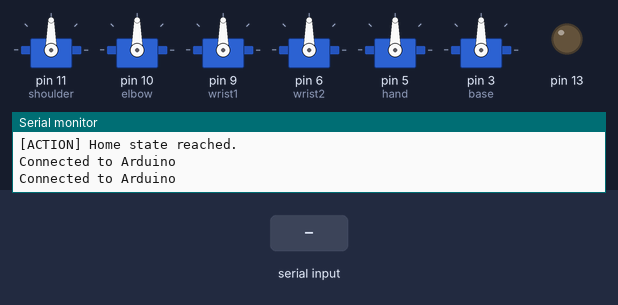
This sketch was run on a simulated Arduino Uno, built with avr-gcc and run on an emulated ATmega328P. Shown: 6 × servo, output pins drawn as LEDs (lit = HIGH), the last lines printed to the serial monitor. Dashed ring = blinking. The test bench sets the inputs (shaded band).

Above: at 3.6 s.
3.7 s: "2\n" received over Serial
At 4.8 s:
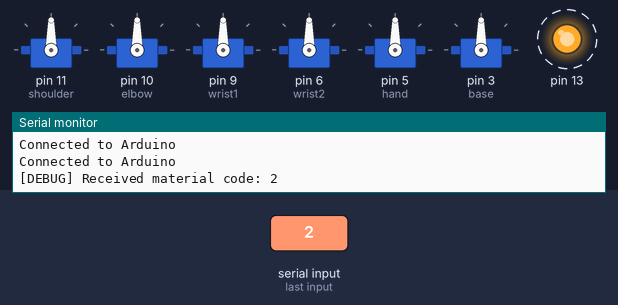
Timing chart, 0 to 7.4 s (numbered marks = the images above; inputs shaded):
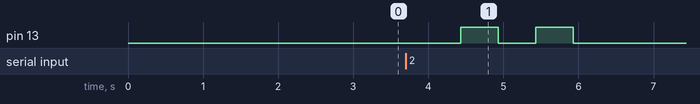

Measured:
- after the input at 3.7 s, pin 13: alternates HIGH for 0.50 s and LOW for 0.50 s, 4 changes in all, then stays LOW, starting after 0.73 s

The sketch:

newprogramwaste.ino
```cpp
/*
   This code is used to control the robotic arm based on the inputs from the
   Raspberry Pi. The Raspberry Pi will detect the recycle and will tell the Arduino
   to move the robotic arm in the location the object is detected at. Based on
   the material, the robotic arm will place the object in the correct location.

   PROTOCOL: Python sends a single integer (1-5) representing the material:
     1 = cardboard, 2 = glass, 3 = metal, 4 = paper, 5 = plastic
   Arduino uses a fixed pickup position (distance preset 1) and rotates base
   to the correct drop-off bin based on material.
*/

// add Servo library
#include <Servo.h>

// ====== Configuration Constants ======
// Servo angle limits (clamp to safe range)
const int SERVO_MIN = 0;
const int SERVO_MAX = 180;

// Drop-off base angles for each material bin
const int BIN_CARDBOARD = 0;
const int BIN_GLASS = 45;
const int BIN_METAL = 90;
const int BIN_PAPER = 135;
const int BIN_PLASTIC = 180;

// create variables to store data from RPI
int material = 0;

// create variables to store servo positions
int shoulderPos = 90;
int elbowPos = 90;
int wrist1Pos = 90;
int wrist2Pos = 90;
int handPos = 90;
int basePos = 90;

// create Servo objects to control servos
Servo shoulder;
Servo elbow;
Servo wrist1;
Servo wrist2;
Servo hand;
Servo base;

// ====== Helper: Clamp angle to safe range ======
int clampAngle(int angle) {
  if (angle < SERVO_MIN) return SERVO_MIN;
  if (angle > SERVO_MAX) return SERVO_MAX;
  return angle;
}

// create flash function (will flash Arduino LED by the number you input)
void flash(int n) {
  for (int i = 0; i < n; i++) {
    digitalWrite(13, HIGH);
    delay(500);
    digitalWrite(13, LOW);
    delay(500);
  }
}

void setup() {
  // begin serial communication with RPI and send default string to RPI to confirm connection
  Serial.begin(9600);
  Serial.println("Connected to Arduino");

  // assign Arduino LED to pin 13
  pinMode(13, OUTPUT);

  // attach servo objects to correct pin number
  shoulder.attach(11);
  elbow.attach(10);
  wrist1.attach(9);
  wrist2.attach(6);
  hand.attach(5);
  base.attach(3);

  // move arm to home position to face camera down
  homeState();
}

void loop() {
  // send default string to RPI to confirm connection
  Serial.println("Connected to Arduino");

  // if the RPI sends a signal to Arduino
  if (Serial.available()) {
    // Read the material code (single integer 1-5)
    material = Serial.parseInt();

    // Validate material code
    if (material >= 1 && material <= 5) {
      Serial.print("[DEBUG] Received material code: ");
      Serial.println(material);

      // flash LED to indicate material received
      flash(material);

      // pick up the object and drop it off based on material
      pickUp();
      dropOff();

      // go back to home state
      homeState();

      // send string to let RPI know that the arm is done moving
      Serial.println("Done Moving");
      Serial.flush();
    } else {
      Serial.print("[DEBUG] Invalid material code received: ");
      Serial.println(material);
    }
  }
  delay(1000);
}

/*
   sweep function to make servos move slowly!

   input the servo object, the current servo angle, the angle you
   want the servo to move to, and the speed at which you want to turn
   the servo. Bigger number ==> slower speed. Smaller number ==> faster speed.
*/
void sweep(Servo servo, int oldPos, int newPos, int servoSpeed) {
  // Clamp target angle to safe range
  newPos = clampAngle(newPos);

  // Debug: log the servo movement
  Serial.print("[SERVO] Moving from ");
  Serial.print(oldPos);
  Serial.print(" to ");
  Serial.println(newPos);

  if (oldPos <= newPos) {
    for (int pos = oldPos; pos <= newPos; pos += 1) {
      servo.write(pos);
      delay(servoSpeed);
    }
  }
  else {
    for (int pos = oldPos; pos >= newPos; pos -= 1) {
      servo.write(pos);
      delay(servoSpeed);
    }
  }
}

// pickUp function — uses a fixed pickup position (closest distance preset)
void pickUp() {
  Serial.println("[ACTION] Picking up object...");

  // Rotate base to face forward (90 degrees = center/camera direction)
  sweep(base, basePos, 90, 30);
  basePos = 90;

  // Open hand
  sweep(hand, handPos, 160, 30);
  handPos = 160;

  // Position wrist
  sweep(wrist2, wrist2Pos, 35, 30);
  wrist2Pos = 35;

  // Extend elbow
  sweep(elbow, elbowPos, 180, 30);
  elbowPos = 180;

  // Lower shoulder
  sweep(shoulder, shoulderPos, 65, 30);
  shoulderPos = 65;

  // Close hand (grip the object)
  sweep(hand, handPos, 45, 30);
  handPos = 45;  // FIX: was incorrectly set to 180

  Serial.println("[ACTION] Object gripped.");
}

// dropOff function that will drop off the object to a location based off its material
void dropOff() {
  Serial.print("[ACTION] Dropping off material code: ");
  Serial.println(material);

  // First, lift the arm up to a safe carrying position
  sweep(shoulder, shoulderPos, 90, 15);
  shoulderPos = 90;
  sweep(elbow, elbowPos, 90, 30);   // FIX: was 0 which folds arm completely backward
  elbowPos = 90;
  sweep(wrist2, wrist2Pos, 90, 30);
  wrist2Pos = 90;

  // Rotate base to the correct bin based on material
  // FIX: was if(1) — constant true. Now properly checks material variable.
  if (material == 1) {
    // cardboard bin
    Serial.println("[BIN] Cardboard -> base angle 0");
    sweep(base, basePos, BIN_CARDBOARD, 30);
    basePos = BIN_CARDBOARD;
  }
  else if (material == 2) {
    // glass bin
    Serial.println("[BIN] Glass -> base angle 45");
    sweep(base, basePos, BIN_GLASS, 30);
    basePos = BIN_GLASS;
  }
  else if (material == 3) {
    // metal bin
    Serial.println("[BIN] Metal -> base angle 90");
    sweep(base, basePos, BIN_METAL, 30);
    basePos = BIN_METAL;
  }
  else if (material == 4) {
    // paper bin
    Serial.println("[BIN] Paper -> base angle 135");
    sweep(base, basePos, BIN_PAPER, 30);
    basePos = BIN_PAPER;
  }
  else if (material == 5) {
    // plastic bin
    Serial.println("[BIN] Plastic -> base angle 180");
    sweep(base, basePos, BIN_PLASTIC, 30);
    basePos = BIN_PLASTIC;
  }

  // Release the object
  sweep(hand, handPos, 160, 30);
  handPos = 160;  // FIX: was incorrectly set to 180

  Serial.println("[ACTION] Object released.");
}

// homeState function that will hold the camera facing down to perform object detection
void homeState() {
  Serial.println("[ACTION] Moving to home state...");

  sweep(base, basePos, 90, 30);
  basePos = 90;
  sweep(wrist2, wrist2Pos, 60, 30);
  wrist2Pos = 60;
  sweep(elbow, elbowPos, 110, 30);
  elbowPos = 110;
  sweep(shoulder, shoulderPos, 65, 30);
  shoulderPos = 65;
  sweep(hand, handPos, 90, 30);
  handPos = 90;  // FIX: was incorrectly set to 0

  Serial.println("[ACTION] Home state reached.");
}
```
